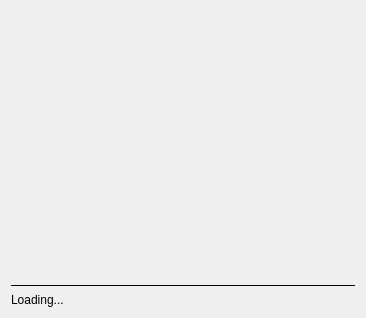
<?xml version="1.0" encoding="UTF-8"?>
<ui version="4.0">
 <class>Splash</class>
 <widget class="QDialog" name="Splash">
  <property name="geometry">
   <rect>
    <x>0</x>
    <y>0</y>
    <width>366</width>
    <height>318</height>
   </rect>
  </property>
  <property name="windowTitle">
   <string>Dialog</string>
  </property>
  <layout class="QVBoxLayout" name="verticalLayout">
   <item>
    <spacer name="verticalSpacer_2">
     <property name="orientation">
      <enum>Qt::Vertical</enum>
     </property>
     <property name="sizeHint" stdset="0">
      <size>
       <width>20</width>
       <height>40</height>
      </size>
     </property>
    </spacer>
   </item>
   <item>
    <widget class="QLabel" name="label">
     <property name="text">
      <string/>
     </property>
     <property name="pixmap">
      <pixmap resource="../imperion.qrc">:/images/icon_256.png</pixmap>
     </property>
     <property name="alignment">
      <set>Qt::AlignCenter</set>
     </property>
    </widget>
   </item>
   <item>
    <spacer name="verticalSpacer">
     <property name="orientation">
      <enum>Qt::Vertical</enum>
     </property>
     <property name="sizeHint" stdset="0">
      <size>
       <width>20</width>
       <height>40</height>
      </size>
     </property>
    </spacer>
   </item>
   <item>
    <widget class="Line" name="line">
     <property name="frameShadow">
      <enum>QFrame::Plain</enum>
     </property>
     <property name="orientation">
      <enum>Qt::Horizontal</enum>
     </property>
    </widget>
   </item>
   <item>
    <widget class="QLabel" name="labelLoading">
     <property name="text">
      <string>Loading...</string>
     </property>
    </widget>
   </item>
  </layout>
 </widget>
 <resources>
  <include location="../imperion.qrc"/>
 </resources>
 <connections/>
</ui>
